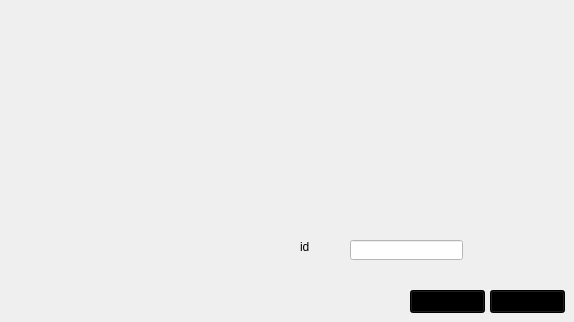
    <widget class="QWidget" name="employe_supprimer">
     <widget class="QPushButton" name="pushButton_supprimer_3">
      <property name="geometry">
       <rect>
        <x>410</x>
        <y>290</y>
        <width>75</width>
        <height>23</height>
       </rect>
      </property>
      <property name="styleSheet">
       <string notr="true">background-color: black;
</string>
      </property>
      <property name="text">
       <string>modifier</string>
      </property>
     </widget>
     <widget class="QLabel" name="label_11">
      <property name="geometry">
       <rect>
        <x>300</x>
        <y>240</y>
        <width>47</width>
        <height>14</height>
       </rect>
      </property>
      <property name="styleSheet">
       <string notr="true">color: black;
</string>
      </property>
      <property name="text">
       <string>id</string>
      </property>
     </widget>
     <widget class="QPushButton" name="pushButton_supprimer_2">
      <property name="geometry">
       <rect>
        <x>490</x>
        <y>290</y>
        <width>75</width>
        <height>23</height>
       </rect>
      </property>
      <property name="styleSheet">
       <string notr="true">background-color: black;
</string>
      </property>
      <property name="text">
       <string>supprimer</string>
      </property>
     </widget>
     <widget class="QLineEdit" name="lineEdit_ides">
      <property name="geometry">
       <rect>
        <x>350</x>
        <y>240</y>
        <width>113</width>
        <height>20</height>
       </rect>
      </property>
      <property name="styleSheet">
       <string notr="true">background-color: white;
color:black;</string>
      </property>
     </widget>
    </widget>
